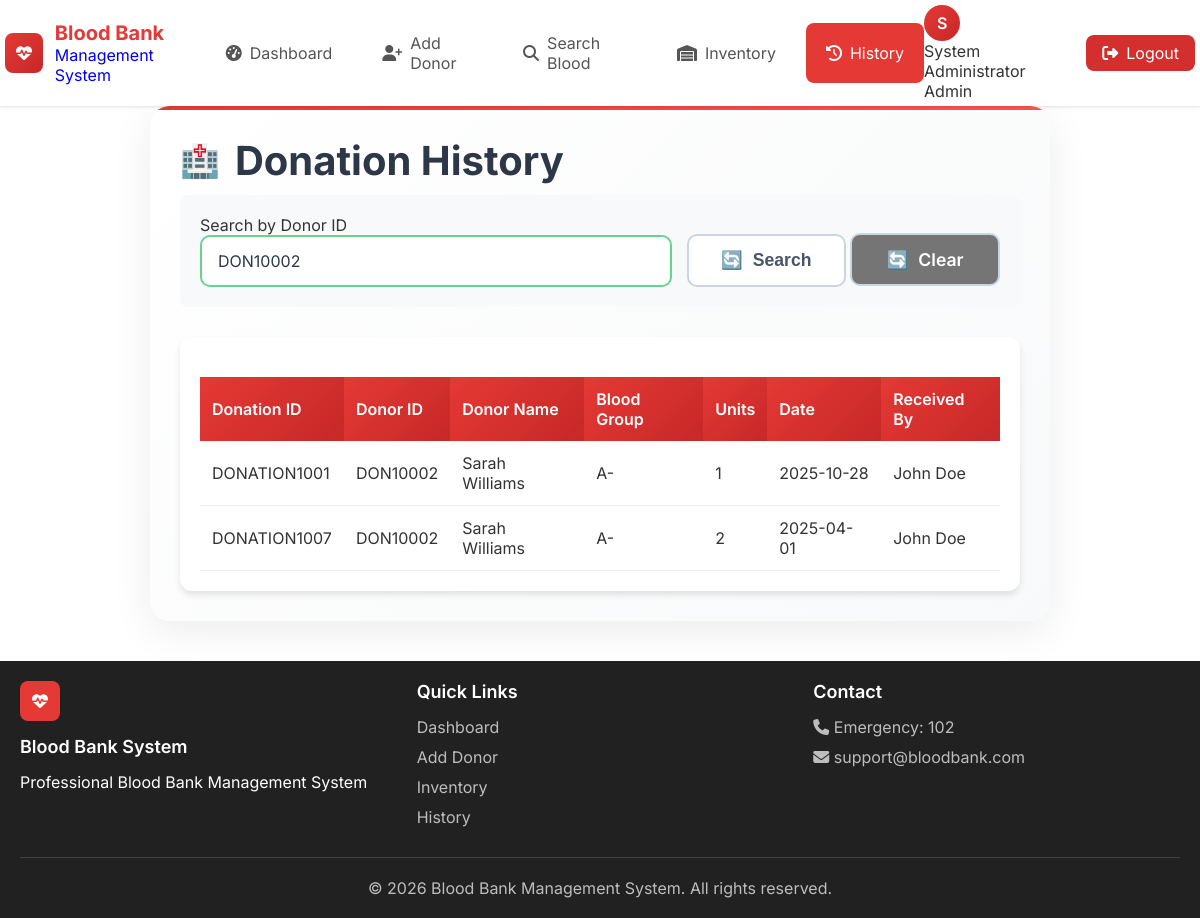
/history?donor_id=DON10002 (signed in), run on the app's committed database.
### tables this page shows
CREATE TABLE donation_history (
        id INTEGER PRIMARY KEY AUTOINCREMENT,
        donation_id TEXT NOT NULL UNIQUE,
        donor_id TEXT NOT NULL,
        donor_name TEXT NOT NULL,
        blood_group TEXT NOT NULL,
        units_donated INTEGER NOT NULL,
        donation_date DATE NOT NULL,
        expiry_date DATE NOT NULL,
        received_by TEXT,
        test_result TEXT DEFAULT 'Passed',
        notes TEXT,
        created_at TIMESTAMP DEFAULT CURRENT_TIMESTAMP
    );

### app.py (the view)
@app.route('/history')
@login_required
def history():
    conn = get_db()
    donor_id = request.args.get('donor_id', '').strip()
    blood_group = request.args.get('blood_group', '')
    start_date = request.args.get('start_date', '')
    end_date = request.args.get('end_date', '')
    query = '''
        SELECT donation_id, donor_id, donor_name, blood_group, units_donated,
               donation_date, expiry_date, received_by, test_result, notes
        FROM donation_history
        WHERE 1=1
    '''
    params = []
    if donor_id:
        query += ' AND donor_id LIKE ?'
        params.append(f'%{donor_id}%')
    if blood_group:
        query += ' AND blood_group = ?'
        params.append(blood_group)
    if start_date:
        query += ' AND donation_date >= ?'
        params.append(start_date)
    if end_date:
        query += ' AND donation_date <= ?'
        params.append(end_date)
    query += ' ORDER BY donation_date DESC'
    history_data = conn.execute(query, params).fetchall()
    conn.close()
    return render_template('history.html', history=history_data)

### app.py (called while the page is built)
def login_required(f):
    @wraps(f)
    def decorated_function(*args, **kwargs):
        if 'user_id' not in session:
            flash('Please login to access this page', 'warning')
            return redirect(url_for('login'))
        return f(*args, **kwargs)
    return decorated_function

def get_db():
    conn = sqlite3.connect('bloodbank.db')
    conn.row_factory = sqlite3.Row
    return conn

### templates/history.html (shortened to what this page needs)
{% extends "base.html" %}
{% block content %}
<div class="form-container">
    <h1>Donation History</h1>
    <form method="GET" action="{{ url_for('history') }}" style="background: #f8f9fa; padding: 20px; border-radius: 8px; margin-bottom: 30px;">
        <div style="display: flex; gap: 15px; align-items: end;">
            <div style="flex: 1;">
                <label>Search by Donor ID</label>
                <input type="text" name="donor_id" class="form-control" value="{{ request.args.get('donor_id', '') }}">
            </div>
            <div>
                <button type="submit" class="btn">Search</button>
                <a href="{{ url_for('history') }}" class="btn" style="background: #757575; color: white;">Clear</a>
            </div>
        </div>
    </form>
    {% if history %}
    <div class="table-container">
        <table class="data-table">
            <thead>
                <tr>
                    <th>Donation ID</th>
                    <th>Donor ID</th>
                    <th>Donor Name</th>
                    <th>Blood Group</th>
                    <th>Units</th>
                    <th>Date</th>
                    <th>Received By</th>
                </tr>
            </thead>
            <tbody>
                {% for record in history %}
                <tr>
                    <td>{{ record.donation_id }}</td>
                    <td>{{ record.donor_id }}</td>
                    <td>{{ record.donor_name }}</td>
                    <td>{{ record.blood_group }}</td>
                    <td>{{ record.units_donated }}</td>
                    <td>{{ record.donation_date }}</td>
                    <td>{{ record.received_by or 'N/A' }}</td>
                </tr>
                {% endfor %}
            </tbody>
        </table>
    </div>
    {% else %}
    <p>No donation records found.</p>
    {% endif %}
</div>
{% endblock %}

### static/style.css (style rules this page uses)
:root { --primary: #e53935; --primary-dark: #c62828; --primary-light: #ff5252; --secondary: #1565c0; --success: #2e7d32; --warning: #ff9800; --danger: #d32f2f; --info: #0288d1; --white: #ffffff; --light: #f5f5f5; --dark: #212121; --gray: #757575; --gray-light: #e0e0e0; --shadow-sm: 0 1px 3px rgba(0,0,0,0.12); --shadow-md: 0 4px 6px rgba(0,0,0,0.1); --shadow-lg: 0 10px 25px rgba(0,0,0,0.1); --radius: 8px; --radius-lg: 12px; --radius-xl: 16px; }
* { margin: 0; padding: 0; box-sizing: border-box; }
body { font-family: 'Inter', -apple-system, BlinkMacSystemFont, sans-serif; min-height: 100vh; color: #333; }
.btn { display: inline-flex; align-items: center; justify-content: center; gap: 8px; padding: 12px 24px; border: none; border-radius: var(--radius); font-size: 16px; font-weight: 500; cursor: pointer; transition: 0.3s; text-decoration: none; }
.form-container { background: white; border-radius: var(--radius-lg); padding: 30px; box-shadow: var(--shadow-md); }
.table-container { background: white; border-radius: var(--radius-lg); padding: 20px; box-shadow: var(--shadow-md); overflow: auto; }
.data-table { width: 100%; border-collapse: collapse; margin-top: 20px; }
.data-table th { background: linear-gradient(135deg, var(--primary), var(--primary-dark)); color: white; padding: 12px; text-align: left; font-weight: 600; }
.data-table td { padding: 12px; border-bottom: 1px solid #eee; }
.form-container { max-width: 900px; margin: 0 auto; padding: 30px; background: linear-gradient(135deg, #ffffff 0%, #f8f9fa 100%); border-radius: 20px; box-shadow: 0 10px 40px rgba(0, 0, 0, 0.08); position: relative; overflow: hidden; }
.form-container::before { content: ''; position: absolute; top: 0; left: 0; right: 0; height: 4px; background: linear-gradient(90deg, #e53935, #ff5252); }
.form-container h1 { color: #2d3748; font-size: 2.5rem; margin-bottom: 10px; display: flex; align-items: center; gap: 15px; }
.form-container h1::before { content: '🏥'; font-size: 2rem; }
.form-control { width: 100%; padding: 14px 16px; border: 2px solid #e2e8f0; border-radius: 10px; font-size: 1rem; color: #2d3748; background: white; transition: all 0.3s ease; font-family: 'Inter', sans-serif; }
.form-control::placeholder { color: #a0aec0; }
.btn { padding: 14px 32px; border: none; border-radius: 10px; font-size: 1.1rem; font-weight: 600; cursor: pointer; transition: all 0.3s ease; display: inline-flex; align-items: center; justify-content: center; gap: 10px; min-width: 150px; text-decoration: none; }
.btn { background: white; color: #4a5568; border: 2px solid #cbd5e0; }
.btn::before { content: '🔄'; }
.form-control:valid { border-color: #68d391; }
.form-control { transition: border-color 0.3s ease, box-shadow 0.3s ease, padding-right 0.3s ease; }

### data on the page
donation_history: donation_id "DONATION1001", donor_id "DON10002", donor_name "Sarah Williams", blood_group "A-", units_donated "1", donation_date "2025-10-28", received_by "John Doe"
donation_history: donation_id "DONATION1007", donor_id "DON10002", donor_name "Sarah Williams", blood_group "A-", units_donated "2", donation_date "2025-04-01", received_by "John Doe"

### other printed values
{{ session.get('user_name', 'U')[0] }} "S"
{{ session.get('user_name', 'User') }} "System Administrator"
{{ session.get('user_role', 'staff')|title }} "Admin"
